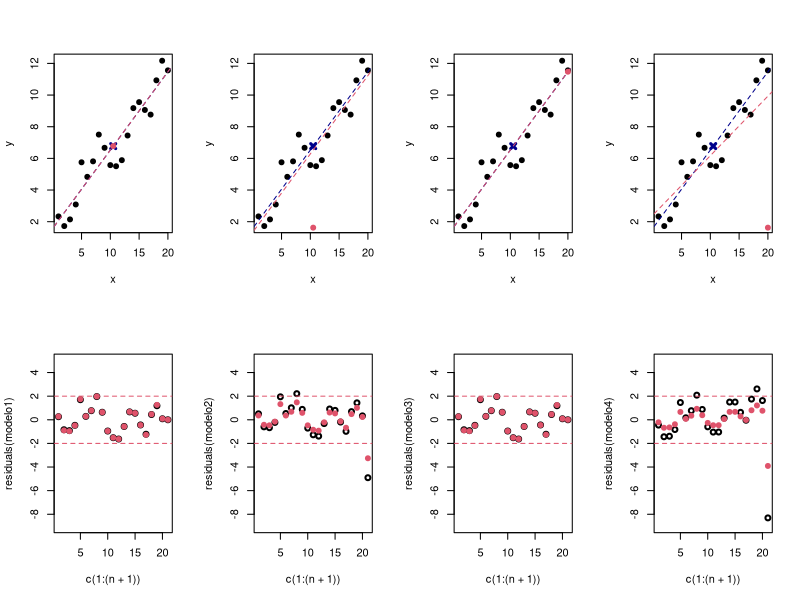

Recreate this plot in R.

# Practica 3: DIAGNOSE DE OBSERVACIONS ATIPICAS E INFLUINTES

# Parte 1.

# 1. Simulación:

n <- 20
x <- c(1:n)

set.seed(123456)

y <- 1 + 0.5*x + rnorm(n)

windows()
par(mfrow=c(2,4))
plot(y ~ x, pch=19) # Gráfico de dispersión
points(mean(x),mean(y),col="darkblue",pch=4,lwd=3)

modelo <- lm(y ~ x)
abline(modelo, lty=2, col="darkblue")
# A recta axustada pasa polo vector de medias.


# a). 
# Nova observación sobre o vector de medias:

x0 <- mean(x); y0 <- mean(y)
# Representamos a nova observación en vermello:
points(x0,y0,col=2,pch=19) 

# Axustamos unha nova recta de regresion
xnew <- c(x,x0); ynew <- c(y,y0)
modelo1 <- lm(ynew ~ xnew)

# Representamos o novo axuste:
abline(modelo1, col=2, lty=2)
# A recta axustada non varía con respecto ó axuste inicial.

# Predicción do modelo para x0:
# x0 é a última observacion do vector de covariables
# así que unha forma de obter esto é simplemente:
y0_pred <- modelo1$fitted.values[n+1] ; y0_pred
mean(y) # Comprobamos que en efecto son iguais

# Tamén se podería obter coa función predict:
predict(modelo1, data.frame(xnew=x0))

# Aínda que as estimacións dos coeficientes non se ven 
# afectadas, si o fai a estimación da varianza residual:
summary(modelo)
summary(modelo1)
# E, por tanto, afecta á inferencia sobre os parámetros.

# O motivo é que na estimación de sigma se ten en conta o
# número de observacións n e a suma de residuos ó cadrado
# do modelo RSS.
# Por tanto á hora de estimar sigma:
sqrt(sum(modelo$residuals^2)/(n-2)) # Para o modelo orixinal
sqrt(sum(modelo1$residuals^2)/(n+1-2)) # Para o novo


# b).
# Nova observación con abscisa sobre o vector de medias
# e ordenada por debaixo do mínimo das observacións:

x0 <- mean(x)
y0 <- min(y) - 0.1

plot(y ~ x, pch=19) # Observacións orixinais
points(mean(x),mean(y),col="darkblue",pch=4,lwd=3) # Vector de medias
abline(modelo, lty=2, col="darkblue") # Axuste sobre as obs orixinais

# Representamos o novo punto en vermello:
points(x0,y0, pch=19, col=2)

xnew2 <- c(x,x0); ynew2 <- c(y,y0)  

# Axustamos unha nova recta de regresion
modelo2 <- lm(ynew2 ~ xnew2)

# Representamos o novo axuste:

abline(modelo2, col=2, lty=2) # Novo axuste
# Vemos que neste novo axuste o estimador do intercepto é
# notablemente menor que no axuste orixinal. A estimación da
# pendente parece non sufrir alteracións. En efecto:
coef(modelo) # Estimacións axuste inicial
coef(modelo2) # Estimacións novo axuste

# Tamén se ve afectada a estimación da varianza residual.

# c.
# Nova observación sobre a recta axustada orixinal:

x0 <- max(x); y0 <- modelo$fitted.values[n]

plot(y ~ x, pch=19) # Observacións orixinais
points(mean(x),mean(y),col="darkblue",pch=4,lwd=3) # Vector de medias
abline(modelo, lty=2, col="darkblue") # Axuste sobre as obs orixinais

# Representamos o novo punto en vermello:
points(x0,y0, pch=19, col=2)

# Axustamos unha nova recta de regresion:
xnew3 <- c(x,x0); ynew3 <- c(y,y0)
modelo3 <- lm(ynew3 ~ xnew3)

# Representamos o novo axuste:
abline(modelo3, col=2, lty=2) # Novo axuste
# Idéntico ó axuste orixinal:
coef(modelo) # Estimacións axuste inicial
coef(modelo3) # Estimacións novo axuste

summary(modelo3)
summary(modelo)
# Vemos que a adición deste punto si afecta á estimación da
# varianza residual (mesma explicación que no apartado a).

# d.
# Nova observación:
x0 <- max(x); y0 <- min(y)-0.1 # Igual que en (b)

plot(y ~ x, pch=19) # Observacións orixinais
points(mean(x),mean(y),col="darkblue",pch=4,lwd=3) # Vector de medias
abline(modelo, lty=2, col="darkblue") # Axuste sobre as obs orixinais

# Representamos o novo punto en vermello:
points(x0,y0, pch=19, col=2)

# Axustamos unha nova recta de regresion:
xnew4 <- c(x,x0); ynew4 <- c(y,y0)
modelo4 <- lm(ynew4 ~ xnew4)

# Representamos o novo axuste:
abline(modelo4, col=2, lty=2) # Novo axuste

# Vemos que a inclusión deste punto altera moito a estimación
# do intercepto e, máis importante aínda, da pendente:
coef(modelo) # Estimacións axuste inicial
coef(modelo4) # Estimacións novo axuste

# Como é lóxico tamén se ve afectada a estimación da 
# varianza residual

# e.

# Cálculo dos residuos:

modelo$residuals; residuals(modelo)
summary(modelo$residuals)

# Caso (a).
modelo1$residuals; # Cambian todos os residuos porque cambia o axuste
modelo1$residuals[n+1] # O residuo do novo punto é cero
summary(modelo1$residuals)

# Caso (b).
modelo2$residuals;
modelo2$residuals[n+1]
summary(modelo2$residuals)
# Se o valor de y estivese máis próximo ó axuste orixinal
# o residuo sería moito menor (probar).

# Caso (c).
modelo3$residuals
modelo3$residuals[n+1] # O residuo do novo punto é cero 
summary(modelo3$residuals) 
# Conforme ó comentado no apartado a, como agora
# o novo punto está sobre a recta o seu residuo asociado
# é cero.

# Caso (d).
modelo4$residuals;
modelo4$residuals[n+1]
summary(modelo4$residuals)
# Agora o novo punto ten un residuo asociado moito máis
# grande (en termos absolutos) que os demais. 
# A resposta observada (y0) é a mesma que no apartado (b),
# sen embargo o residuo é moito máis grande xa que o nova
# observación está máis lonxe da predicción que se faría
# co noso axuste para ese valor de x0.


# Residuos estandarizados:

rstandard(modelo)
summary(rstandard(modelo))

# Caso (a)
rstandard(modelo1)
# Residuo estandarizado da última observación: 0

# Caso (b)
rstandard(modelo2)
# Residuo estandarizado da última observación moito maior que
# o demais.

# Caso (c)
rstandard(modelo3)
# Residuo estandarizado da última observación: 0

# Caso (d)
rstandard(modelo4)
# Novamente vemos que a última observación ten un residuo
# estandarizado moito maior que as demais.

# CONCLUSIÓN: observamos os mesmos efectos que vimos analizando
# os residuos. Os residuos estandarizados están máis cerca da
# hipótese de homocedasticidade.

# Representación gráfica global:

# Residuos:

# (a).
plot(c(1:(n+1)), residuals(modelo1), ylim=c(-9,5), lwd=2)
points(c(1:(n+1)), rstandard(modelo1), col=2, pch=19) # Estandarizados
abline(h = 2, lty=2, col=2)
abline(h = -2, lty=2, col=2)

# (b).
plot(c(1:(n+1)), residuals(modelo2), ylim=c(-9,5), lwd=2)
points(c(1:(n+1)), rstandard(modelo2), col=2, pch=19) # Estandarizados
abline(h = 2, lty=2, col=2)
abline(h = -2, lty=2, col=2)

# (c).
plot(c(1:(n+1)), residuals(modelo3), ylim=c(-9,5), lwd=2)
points(c(1:(n+1)), rstandard(modelo3), col=2, pch=19) # Estandarizados
abline(h = 2, lty=2, col=2)
abline(h = -2, lty=2, col=2)

# (d).
plot(c(1:(n+1)), residuals(modelo4), ylim=c(-9,5), lwd=2)
points(c(1:(n+1)), rstandard(modelo4), col=2, pch=19) # Estandarizados
abline(h = 2, lty=2, col=2)
abline(h = -2, lty=2, col=2)

























